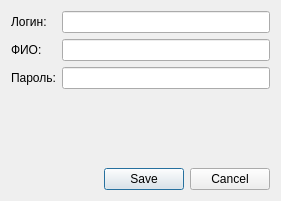
<?xml version="1.0" encoding="UTF-8"?>
<ui version="4.0">
 <class>NewOperatorDialog</class>
 <widget class="QDialog" name="NewOperatorDialog">
  <property name="geometry">
   <rect>
    <x>0</x>
    <y>0</y>
    <width>281</width>
    <height>201</height>
   </rect>
  </property>
  <property name="windowTitle">
   <string>Новый сотрудник</string>
  </property>
  <layout class="QGridLayout" name="gridLayout">
   <item row="0" column="0">
    <layout class="QFormLayout" name="formLayout">
     <item row="0" column="0">
      <widget class="QLabel" name="label">
       <property name="text">
        <string>Логин:</string>
       </property>
      </widget>
     </item>
     <item row="0" column="1">
      <widget class="QLineEdit" name="lineEditLogin"/>
     </item>
     <item row="1" column="0">
      <widget class="QLabel" name="label_2">
       <property name="text">
        <string>ФИО:</string>
       </property>
      </widget>
     </item>
     <item row="1" column="1">
      <widget class="QLineEdit" name="lineEditFIO"/>
     </item>
     <item row="2" column="0">
      <widget class="QLabel" name="label_3">
       <property name="text">
        <string>Пароль:</string>
       </property>
      </widget>
     </item>
     <item row="2" column="1">
      <widget class="QLineEdit" name="lineEditPass"/>
     </item>
    </layout>
   </item>
   <item row="1" column="0">
    <widget class="QDialogButtonBox" name="buttonBox">
     <property name="standardButtons">
      <set>QDialogButtonBox::Cancel|QDialogButtonBox::Save</set>
     </property>
     <property name="centerButtons">
      <bool>false</bool>
     </property>
    </widget>
   </item>
  </layout>
 </widget>
 <resources/>
 <connections/>
</ui>
